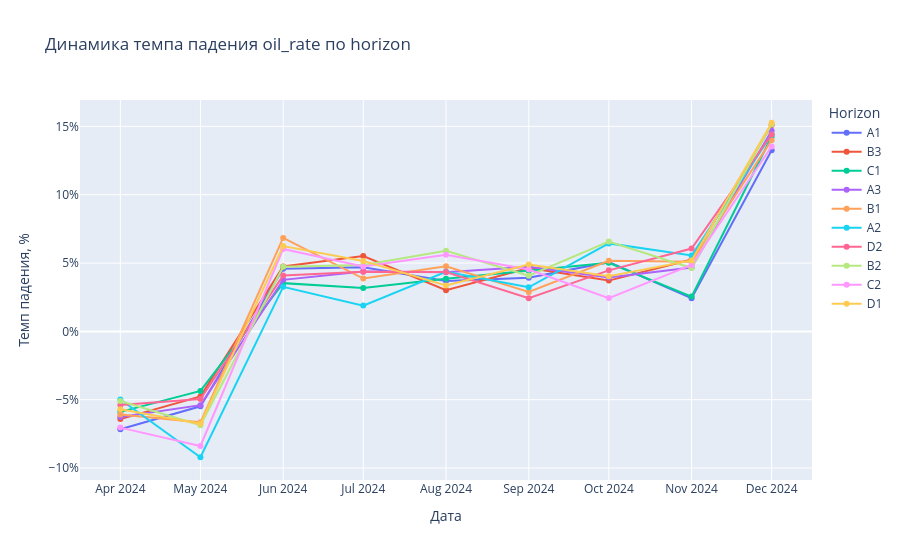

This figure's notebook cell:
### Code cell
import sys
sys.path.append('.')  # Добавляем текущую директорию в путь

# Импортируем функции из вашего проекта
from utils import load_data, calculate_monthly_decline, plot_decline_trend, safe_to_pandas
from datetime import datetime

# Загружаем тестовые данные
print("Загрузка данных...")
prod_df, events_df = load_data()

# Параметры расчета
start_date = datetime.strptime("2024-01-01", "%Y-%m-%d").date()
end_date = datetime.strptime("2024-12-01", "%Y-%m-%d").date()
window_size = 3  # Размер окна в месяцах
group_by_cols = ["horizon"]
rate_col = "oil_rate"

# Рассчитываем динамику темпа падения
print("Расчет динамики темпа падения...")
monthly_decline = calculate_monthly_decline(
    prod_df=prod_df,
    events_df=events_df,
    start_date=start_date,
    end_date=end_date,
    window_size=window_size,
    group_by_cols=group_by_cols,
    rate_col=rate_col,
    include_events=False
)

# Выводим информацию о результатах
print("\nРезультаты расчета динамики темпа падения:")
print(f"Размер DataFrame: {monthly_decline.shape}")
print(f"Колонки: {monthly_decline.columns}")

# Преобразуем в pandas DataFrame для отображения
pandas_df = safe_to_pandas(monthly_decline)

# Отображаем результаты
print("\nПервые 5 строк результатов:")
print(pandas_df.head(5))

# Создаем график
print("\nПостроение графика динамики...")
fig = plot_decline_trend(
    monthly_decline,
    group_col=group_by_cols[0],
    rate_col="decline_percent",
    title=f"Динамика темпа падения {rate_col} по {group_by_cols[0]}"
)
fig.show()

### Figure 1 — Plotly figure (JSON) as saved in the notebook; plotly's stock layout.template omitted (floating-point values rounded to 4 significant figures)
{"data": [{"line": {"width": 2}, "mode": "lines+markers", "name": "A1", "type": "scatter", "x": ["2024-04-01T00:00:00", "2024-05-01T00:00:00", "2024-06-01T00:00:00", "2024-07-01T00:00:00", "2024-08-01T00:00:00", "2024-09-01T00:00:00", "2024-10-01T00:00:00", "2024-11-01T00:00:00", "2024-12-01T00:00:00"], "y": [-7.163, -5.485, 4.584, 4.686, 3.682, 3.923, 5.065, 2.432, 13.25]}, {"line": {"width": 2}, "mode": "lines+markers", "name": "B3", "type": "scatter", "x": ["2024-04-01T00:00:00", "2024-05-01T00:00:00", "2024-06-01T00:00:00", "2024-07-01T00:00:00", "2024-08-01T00:00:00", "2024-09-01T00:00:00", "2024-10-01T00:00:00", "2024-11-01T00:00:00", "2024-12-01T00:00:00"], "y": [-6.421, -4.759, 4.753, 5.514, 3.014, 4.63, 3.716, 5.254, 15.1]}, {"line": {"width": 2}, "mode": "lines+markers", "name": "C1", "type": "scatter", "x": ["2024-04-01T00:00:00", "2024-05-01T00:00:00", "2024-06-01T00:00:00", "2024-07-01T00:00:00", "2024-08-01T00:00:00", "2024-09-01T00:00:00", "2024-10-01T00:00:00", "2024-11-01T00:00:00", "2024-12-01T00:00:00"], "y": [-5.891, -4.357, 3.53, 3.171, 3.856, 4.437, 5.014, 2.545, 14.26]}, {"line": {"width": 2}, "mode": "lines+markers", "name": "A3", "type": "scatter", "x": ["2024-04-01T00:00:00", "2024-05-01T00:00:00", "2024-06-01T00:00:00", "2024-07-01T00:00:00", "2024-08-01T00:00:00", "2024-09-01T00:00:00", "2024-10-01T00:00:00", "2024-11-01T00:00:00", "2024-12-01T00:00:00"], "y": [-6.259, -5.398, 3.769, 4.377, 4.335, 4.732, 3.94, 4.678, 14.68]}, {"line": {"width": 2}, "mode": "lines+markers", "name": "B1", "type": "scatter", "x": ["2024-04-01T00:00:00", "2024-05-01T00:00:00", "2024-06-01T00:00:00", "2024-07-01T00:00:00", "2024-08-01T00:00:00", "2024-09-01T00:00:00", "2024-10-01T00:00:00", "2024-11-01T00:00:00", "2024-12-01T00:00:00"], "y": [-6.081, -6.659, 6.838, 3.864, 4.764, 2.891, 5.168, 5.097, 13.99]}, {"line": {"width": 2}, "mode": "lines+markers", "name": "A2", "type": "scatter", "x": ["2024-04-01T00:00:00", "2024-05-01T00:00:00", "2024-06-01T00:00:00", "2024-07-01T00:00:00", "2024-08-01T00:00:00", "2024-09-01T00:00:00", "2024-10-01T00:00:00", "2024-11-01T00:00:00", "2024-12-01T00:00:00"], "y": [-4.982, -9.211, 3.261, 1.886, 4.365, 3.224, 6.439, 5.55, 14.4]}, {"line": {"width": 2}, "mode": "lines+markers", "name": "D2", "type": "scatter", "x": ["2024-04-01T00:00:00", "2024-05-01T00:00:00", "2024-06-01T00:00:00", "2024-07-01T00:00:00", "2024-08-01T00:00:00", "2024-09-01T00:00:00", "2024-10-01T00:00:00", "2024-11-01T00:00:00", "2024-12-01T00:00:00"], "y": [-5.39, -4.952, 4.086, 4.358, 4.339, 2.425, 4.466, 6.062, 14.4]}, {"line": {"width": 2}, "mode": "lines+markers", "name": "B2", "type": "scatter", "x": ["2024-04-01T00:00:00", "2024-05-01T00:00:00", "2024-06-01T00:00:00", "2024-07-01T00:00:00", "2024-08-01T00:00:00", "2024-09-01T00:00:00", "2024-10-01T00:00:00", "2024-11-01T00:00:00", "2024-12-01T00:00:00"], "y": [-5.101, -6.872, 4.731, 4.861, 5.895, 4.069, 6.57, 4.635, 15.15]}, {"line": {"width": 2}, "mode": "lines+markers", "name": "C2", "type": "scatter", "x": ["2024-04-01T00:00:00", "2024-05-01T00:00:00", "2024-06-01T00:00:00", "2024-07-01T00:00:00", "2024-08-01T00:00:00", "2024-09-01T00:00:00", "2024-10-01T00:00:00", "2024-11-01T00:00:00", "2024-12-01T00:00:00"], "y": [-7.043, -8.386, 6.03, 4.745, 5.602, 4.533, 2.435, 4.862, 13.53]}, {"line": {"width": 2}, "mode": "lines+markers", "name": "D1", "type": "scatter", "x": ["2024-04-01T00:00:00", "2024-05-01T00:00:00", "2024-06-01T00:00:00", "2024-07-01T00:00:00", "2024-08-01T00:00:00", "2024-09-01T00:00:00", "2024-10-01T00:00:00", "2024-11-01T00:00:00", "2024-12-01T00:00:00"], "y": [-5.697, -6.765, 6.239, 5.157, 3.366, 4.892, 4.028, 5.191, 15.27]}], "layout": {"hovermode": "closest", "legend": {"title": {"text": "Horizon"}}, "title": {"text": "Динамика темпа падения oil_rate по horizon"}, "xaxis": {"title": {"text": "Дата"}}, "yaxis": {"ticksuffix": "%", "title": {"text": "Темп падения, %"}}}}
